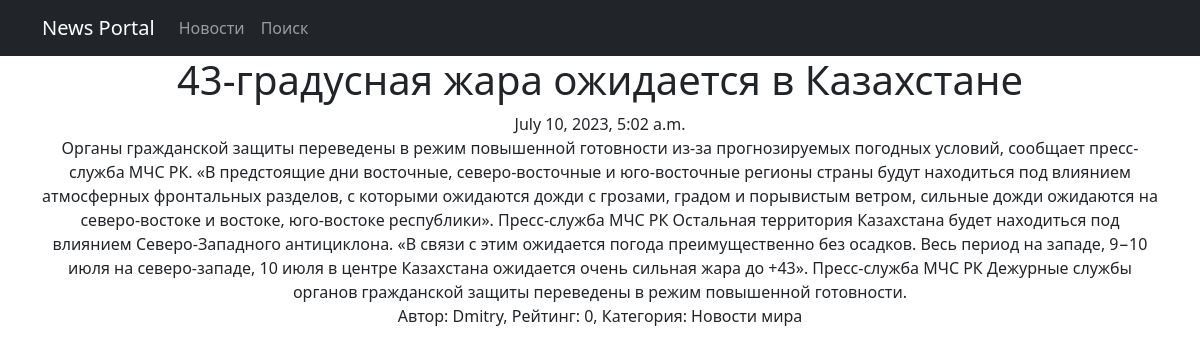
/posts/13, run on the app's committed database.
### news/models.py (models this page shows, shortened)
class Post(models.Model):
    article = 'AR'
    news = 'NW'
    POST_TYPE = [
        (article, 'Статья'),
        (news, 'Новости')
    ]
    author = models.ForeignKey(Author, on_delete=models.CASCADE)
    postType = models.CharField(max_length=2, choices=POST_TYPE, default=article)
    timeDateCreation = models.DateTimeField(auto_now_add=True)
    postCategory = models.ManyToManyField(Category, through="PostCategory")
    title = models.CharField(max_length=255)
    text = models.TextField()
    postRating = models.IntegerField(default=0)

class Author(models.Model):
    user = models.OneToOneField(User, on_delete=models.CASCADE, null=True)
    authorRating = models.IntegerField(default=0)
    def __str__(self):
        return f'{self.user}'

class PostCategory(models.Model):
    post = models.ForeignKey(Post, on_delete=models.CASCADE)
    category = models.ForeignKey(Category, on_delete=models.CASCADE)

class Category(models.Model):
    categoryName = models.CharField(max_length=64, unique=True)
    def __str__(self):
        return f'{self.categoryName}'

### news/views.py (the view)
# urls.py: path('<int:pk>', PostDetail.as_view(), name = 'post_detail'),
class PostDetail(DetailView):
    model = Post
    order = 'title'
    template_name = 'post_detail.html'
    context_object_name = 'post_link'
    def get_context_data(self, **kwargs):
        context = super().get_context_data(**kwargs)
        context['is_not_authors'] = not self.request.user.groups.filter(name='authors').exists()
        context['is_authors'] = self.request.user.groups.filter(name='authors').exists()
        return context

### news/templatetags/custom_filters.py (called while the page is built)
@register.filter(name = 'censor')
def censor(value):
    censor_list = ['редиска']
    text = value.split()
    for word in text:
        if word.lower() in censor_list:
            count = len(word) - 1
            value = value.replace(word, word[0] + '*' * count)
    return(value)

### templates/post_detail.html (shortened to what this page needs)
{% extends 'flatpages/default.html' %}
{% load custom_filters %}
{% block content %}
{% if post_link %}
<h1>{{ post_link.title }}</h1>
<div>
  {{ post_link.timeDateCreation }}
</div>
<div>
  {{ post_link.text|censor }}
</div>
<div>
  Автор: {{ post_link.author }}, Рейтинг: {{ post_link.postRating }}, Категория:
  {% for cat in post_link.postcategory_set.all %}
      {{ cat.category }}
  {% endfor %}
</div>
{% else %}
<h2>Новостей нет!</h2>
{% endif %}
{% endblock content %}\

### data on the page
Post: title "43-градусная жара ожидается в Казахстане", timeDateCreation "July 10, 2023, 5:02 a.m.", text|censor "Органы гражданской защиты переведены в режим повышенной готовности из-за прогнозируемых погодных условий, сообщает пресс-служба МЧС РК. «В предстоящие дни восточные, северо-восточные и юго-восточные регионы страны будут находиться под влиянием атмосферных фронтальных разделов, с которыми ожидаются дожди с грозами, градом и порывистым ветром, сильные дожди ожидаются на северо-востоке и востоке, юго-востоке республики». Пресс-служба МЧС РК Остальная территория Казахстана будет находиться под влиянием Северо-Западного антициклона. «В связи с этим ожидается погода преимущественно без осадков. Весь период на западе, 9−10 июля на северо-западе, 10 июля в центре Казахстана ожидается очень сильная…", author "Dmitry", postRating "0"
PostCategory: category "Новости мира"
